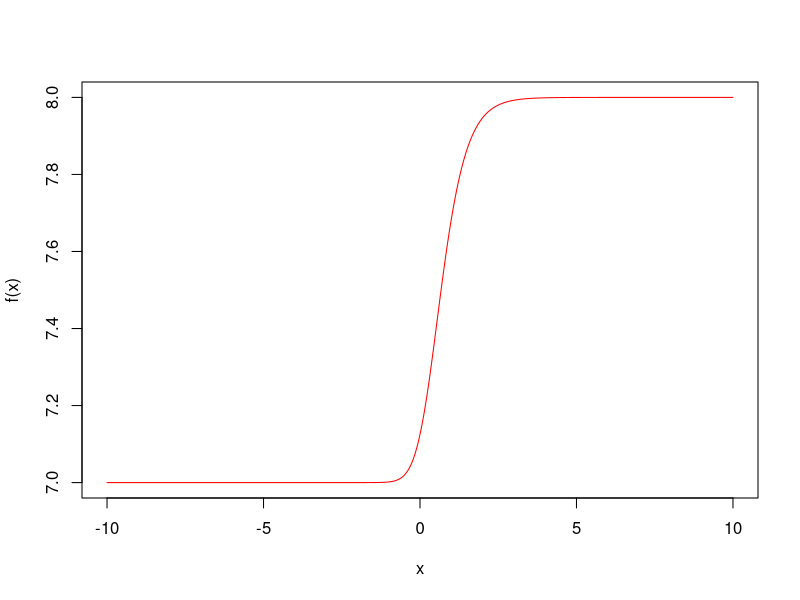
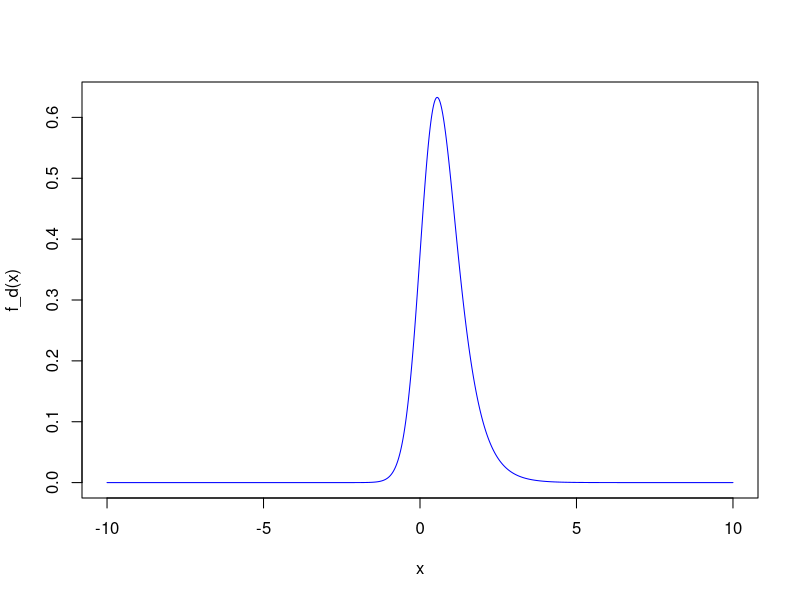

Write R code to recreate these figures, in order.
## ---- chunk 1
f1 <- function(x) { x^3 + 7 }
f1_d <- function(x) { 3*x^2 }
f2 <- function(x) { 1/(1+exp(-x))}
f2_d <- function(x) { exp(-x)/(1+exp(-x))^2 }
f3 <- function(x) { 2*x }
f3_d <- function(x) { 2 }

f <- function(x) { f1(f2(f3(x))) }
f_d <- function(x) {
  f1_d(f2(f3(x))) * f2_d(f3(x)) * f3_d(x)
}

x <- seq(-10, 10, by=1/100)
plot(x, f(x), type="l", col="red")
plot(x, f_d(x), type="l", col="blue")
